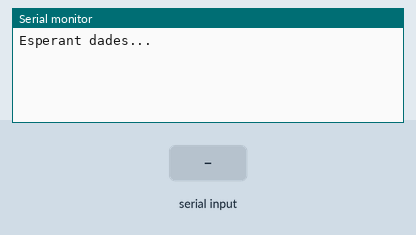
A sketch run on a simulated Arduino Uno, built with avr-gcc and run on an emulated ATmega328P. Parts: the last lines printed to the serial monitor. Inputs (shaded band) come from the test bench.

Above: at 1.2 s.
1.3 s: "1\n" received over Serial
At 2.5 s:
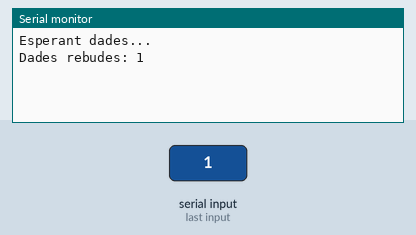
2.8 s: "0\n" received over Serial
At 3.6 s:
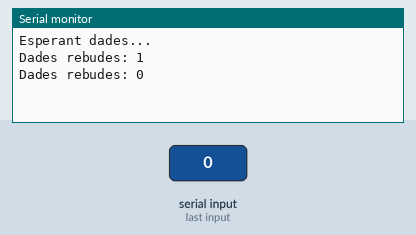
4.3 s: "2\n" received over Serial
At 4.8 s:
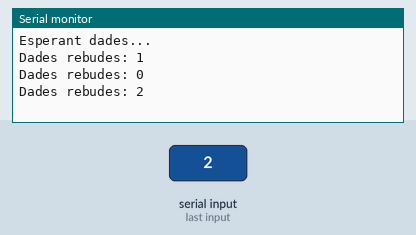

The sketch:

issue_3.ino
```cpp
void setup() {
  Serial.begin(115200);
  Serial.println("Esperant dades...");
}

void loop() {
  if (Serial.available()) {
    String dades = Serial.readStringUntil('\n');
    dades.trim();
    Serial.println("Dades rebudes: " + dades);
  }
}
```

Measured:
- after the input at 1.3 s, the serial monitor: prints a new line at once (image 1)
- after the input at 2.8 s, the serial monitor: prints a new line at once (image 2)
- after the input at 4.3 s, the serial monitor: prints a new line at once (image 3)
